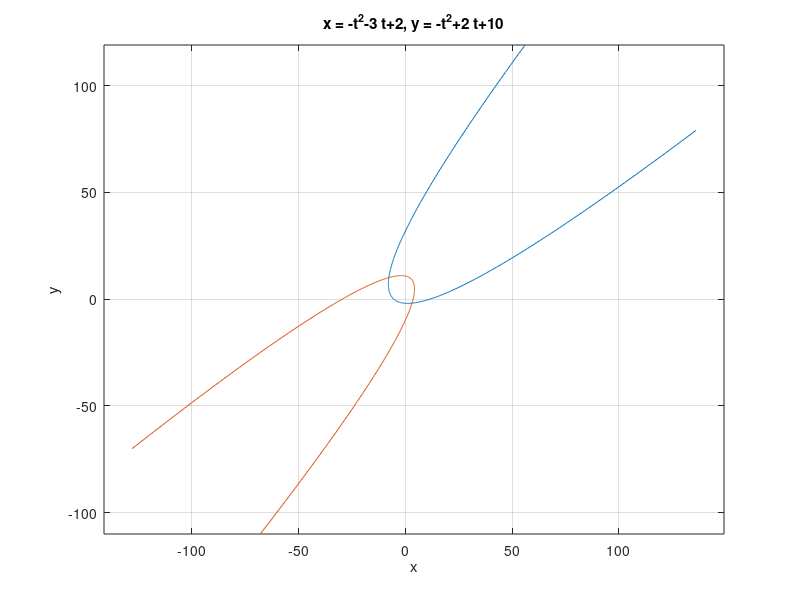

MATLAB code for this plot:
ezplot('t^2-4*t-4','t^2+2*t-1',[-10,10])
hold
ezplot('-t^2-3*t+2','-t^2+2*t+10',[-10,10])
grid




% intersection found at x = 0.854
% intersection found at y = 9.2598 


% intersection found at x = 1.8086
% intersection found at y = 0.9889


